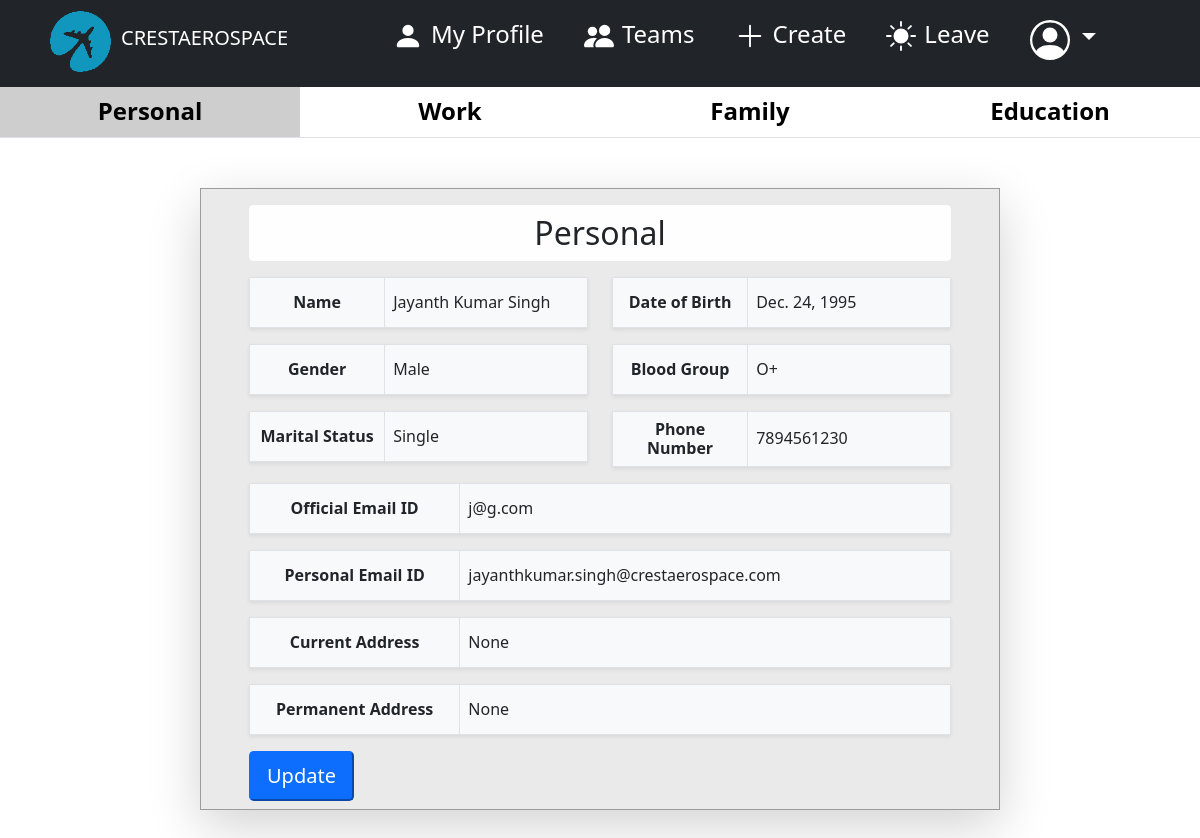
The app's page /hrms/employee/profile/personal (signed in) with its own data.
### employee/models.py (models this page shows, shortened)
class Employee(AbstractBaseUser):
    email           = models.EmailField(max_length=254, verbose_name='Official Email', unique=True)
    first_name      = models.CharField(max_length=50, verbose_name="First Name")
    last_name       = models.CharField(max_length=50, verbose_name="Last Name",blank=True)
    gender          = models.CharField(max_length=10, verbose_name="Gender", choices=GENDER,blank=True)
    birthday        = models.DateField(verbose_name="Date of Birth",null=True, blank=True, help_text="MM/DD/YYYY")
    phone           = models.CharField(max_length=15, verbose_name="Phone Number", blank=True)
    blood           = models.CharField(verbose_name="Blood Type", choices=BLOOD_TYPE,blank=True, max_length=10)
    marital         = models.CharField(verbose_name="Marital Status", choices=MARITAL_STATUS,blank=True, max_length=10)
    per_email       = models.EmailField(max_length=254, verbose_name='Personal Email', unique=True, blank=True, null=True)
    c_address       = models.CharField(max_length=1000, verbose_name="Current Address", null=True, blank=True)
    p_address       = models.CharField(max_length=1000, verbose_name="Permanent Address", null=True, blank=True)
    emp_id          = models.CharField(max_length=15, verbose_name="Employee ID", unique=True)
    date_joined     = models.DateTimeField(verbose_name='Date Joined', auto_now_add=True)
    emp_status      = models.CharField(verbose_name="Employee Status", choices=STATUS,blank=False, max_length=20)
    department      = models.ForeignKey(Department,verbose_name ='Department',on_delete=models.SET_NULL,null=True,default=None)
    manager         = models.ForeignKey(to="self",verbose_name ='Reporting Manager',on_delete=models.SET_NULL,null=True,default=None, blank=True)
    role            = models.ForeignKey(Role,verbose_name ='Role',on_delete=models.SET_NULL,null=True,default=None)
    title           = models.ForeignKey(Title,verbose_name ='Job Title',on_delete=models.SET_NULL,null=True,default=None)
    position        = models.ForeignKey(Position,verbose_name ='Position',on_delete=models.SET_NULL,null=True,default=None)
    experience      = models.CharField(max_length=10, verbose_name="Work Experience", null=True, blank=True)
    is_active       = models.BooleanField(verbose_name="Active",default=True)
    last_login      = models.DateTimeField(verbose_name='Last Login', auto_now=True)
    is_admin        = models.BooleanField(verbose_name="Admin",default=False)
    is_staff        = models.BooleanField(verbose_name="Staff",default=False)
    is_superuser    = models.BooleanField(verbose_name="Superuser",default=False)
    USERNAME_FIELD = 'email'
    REQUIRED_FIELDS = ['first_name', 'emp_id',]
    objects = EmployeeManager()

### employee/views.py (the view)
# urls.py: path("employee/profile/personal", views.profile_personal, name="profile_personal"),
def profile_personal(request):
    if not request.user.is_authenticated:
        return redirect('login_user')
    if request.method == 'POST':
        form = EmployeePersonalUpdateForm(request.POST, instance=request.user)
        if form.is_valid():
            form.save()
            messages.success(request,'Profile successfully updated !!',extra_tags = 'alert alert-success alert-dismissible show')
            return redirect('profile_personal')
    else:
        form = EmployeePersonalUpdateForm(
            initial={
                'email' : request.user.email,
                'first_name' : request.user.first_name,
                'last_name' : request.user.last_name,
                'gender' : request.user.gender,
                'birthday' : request.user.birthday,
                'c_address': request.user.c_address,
                'p_address': request.user.p_address,
                'phone': request.user.phone,
                'per_email': request.user.per_email,
                'marital': request.user.marital,
                'blood': request.user.blood,
            }
        )
    profile = request.user
    context = {'profile' : profile, 'form' : form}
    return render(request, "employee/profile_personal.html", context)

### templates/employee/profile_personal.html (shortened to what this page needs)
{% extends 'dashboard/dash_base.html' %}
{% load crispy_forms_filters %}
{% load static %}
{% load static %}
{% block content %}
<head>
</head>
<body>
  <table class="table">
    <thead class="h4">
      <tr class="text-center" style="height:50px; vertical-align: middle;">
        <th width="25%" style="background-color: rgb(207, 206, 206);"><a style="text-decoration: none; color: black;"
            href="{% url 'profile_personal' %}">Personal</a></th>
        <th width="25%"> <a style="text-decoration: none; color: black;" href="{% url 'profile_work' %}">Work</a> </th>
        <th width="25%"><a style="text-decoration: none; color: black;"
            href="{% url 'profile_relationship' %}">Family</a></th>
        <th width="25%"><a style="text-decoration: none; color: black;"
            href="{% url 'profile_education' %}">Education</a></th>
      </tr>
    </thead>
  </table>
  {% if user.is_authenticated %}
  <div class="container-fluid profile col-md-8 px-5 pt-3 shadow-lg">
    <h2 class="text-center text-dark py-2 alert alert-light">Personal</h2>
    <div class="row">
      <div class="col-md-6">
        <table class="table table-bordered bg-light shadow-sm">
          <tr class="h6" style="height:50px; vertical-align: middle;">
            <th class="text-center" width="40%">Name</th>
            <td>{{ profile.first_name }} {{profile.last_name}}</td>
          </tr>
        </table>
      </div>
      <div class="col-md-6">
        <table class="table table-bordered bg-light shadow-sm">
          <tr class="h6" style="height:50px; vertical-align: middle;">
            <th class="text-center" width="40%">Date of Birth</th>
            <td>{{ profile.birthday }}</td>
          </tr>
        </table>
      </div>
    </div>
    <div class="row">
      <div class="col-md-6">
        <table class="table table-bordered bg-light shadow-sm">
          <tr class="h6" style="height:50px; vertical-align: middle;">
            <th class="text-center" width="40%">Gender</th>
            <td>{{ profile.gender }}</td>
          </tr>
        </table>
      </div>
      <div class="col-md-6">
        <table class="table table-bordered bg-light shadow-sm">
          <tr class="h6" style="height:50px; vertical-align: middle;">
            <th class="text-center" width="40%">Blood Group</th>
            <td>{{ profile.blood }}</td>
          </tr>
        </table>
      </div>
    </div>
    <div class="row">
      <div class="col-md-6">
        <table class="table table-bordered bg-light shadow-sm">
          <tr class="h6" style="height:50px; vertical-align: middle;">
            <th class="text-center" width="40%">Marital Status</th>
            <td>{{ profile.marital }}</td>
          </tr>
        </table>
      </div>
      <div class="col-md-6">
        <table class="table table-bordered bg-light shadow-sm">
          <tr class="h6" style="height:50px; vertical-align: middle;">
            <th class="text-center" width="40%">Phone Number</th>
            <td>{{ profile.phone }}</td>
          </tr>
        </table>
      </div>
    </div>
    <table class="table table-bordered bg-light shadow-sm">
      <tr class="h6" style="height:50px; vertical-align: middle;">
        <th class="text-center" width="30%">Official Email ID</th>
        <td>{{ profile.email }}</td>
      </tr>
    </table>
    <table class="table table-bordered bg-light shadow-sm">
      <tr class="h6" style="height:50px; vertical-align: middle;">
        <th class="text-center" width="30%">Personal Email ID</th>
        <td>{{ profile.per_email }}</td>
      </tr>
    </table>
    <table class="table table-bordered bg-light shadow-sm">
      <tr class="h6" style="height:50px; vertical-align: middle;">
        <th class="text-center" width="30%">Current Address</th>
        <td>{{ profile.c_address }}</td>
      </tr>
    </table>
    <table class="table table-bordered bg-light shadow-sm">
      <tr class="h6" style="height:50px; vertical-align: middle;">
        <th class="text-center" width="30%">Permanent Address</th>
        <td>{{ profile.p_address }}</td>
      </tr>
    </table>
    <button type="button" class="btn-lg btn-primary mb-2" data-bs-toggle="modal" data-bs-target="#personal">
      Update
    </button>
  </div>
  {% endif %}
</body>
{% endblock content %}

### static/dashboard.css (style rules this page uses)
* { margin: 0; padding: 0; }
.profile { margin-top: 50px; margin-bottom: 100px; border: 1px solid #9c9c9c; background-color: #eaeaea; }

### records on screen
Employee: first_name "Jayanth", last_name "Kumar Singh", birthday "Dec. 24, 1995", gender "Male", blood "O+", marital "Single", phone "7894561230", email "j@g.com", per_email "jayanthkumar.singh@crestaerospace.com", c_address "None", p_address "None"
